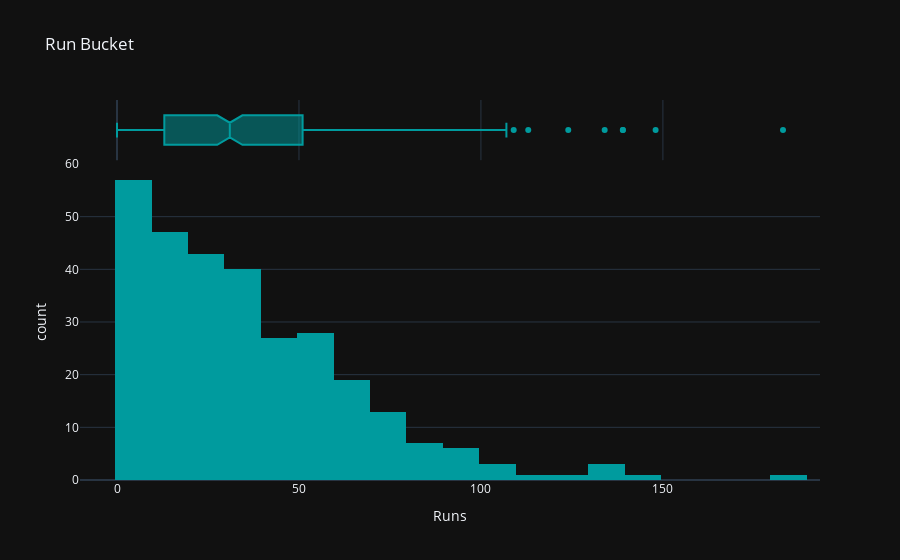

The code cell stored with this chart in its notebook:
### Markdown cell above
#### Data is Cleaned, Now it is ready for EDA

### Code cell
#plotting histogram for Runs
fig=px.histogram(data_frame=df2, x='Runs',marginal='box',title='Run Bucket',
             color_discrete_sequence=px.colors.diverging.Tropic,template="plotly_dark")
fig.show()

### Figure 1 — Plotly figure (JSON) as saved in the notebook; plotly's stock layout.template omitted (floating-point values rounded to 4 significant figures; data arrays with more than 128 entries replaced by an {"elided": "..."} marker saying what was removed)
{"data": [{"alignmentgroup": "True", "bingroup": "x", "hovertemplate": "Runs=%{x}<br>count=%{y}<extra></extra>", "legendgroup": "", "marker": {"color": "rgb(0, 155, 158)"}, "name": "", "offsetgroup": "", "orientation": "v", "showlegend": false, "type": "histogram", "x": {"elided": "297 int values"}, "xaxis": "x", "yaxis": "y"}, {"alignmentgroup": "True", "hovertemplate": "Runs=%{x}<extra></extra>", "legendgroup": "", "marker": {"color": "rgb(0, 155, 158)"}, "name": "", "notched": true, "offsetgroup": "", "showlegend": false, "type": "box", "x": {"elided": "297 int values"}, "xaxis": "x2", "yaxis": "y2"}], "layout": {"barmode": "relative", "legend": {"tracegroupgap": 0}, "title": {"text": "Run Bucket"}, "xaxis": {"anchor": "y", "domain": [0, 1], "title": {"text": "Runs"}}, "xaxis2": {"anchor": "y2", "domain": [0, 1], "matches": "x", "showgrid": true, "showticklabels": false}, "yaxis": {"anchor": "x", "domain": [0, 0.8316], "title": {"text": "count"}}, "yaxis2": {"anchor": "x2", "domain": [0.8416, 1], "matches": "y2", "showgrid": false, "showline": false, "showticklabels": false, "ticks": ""}}}
